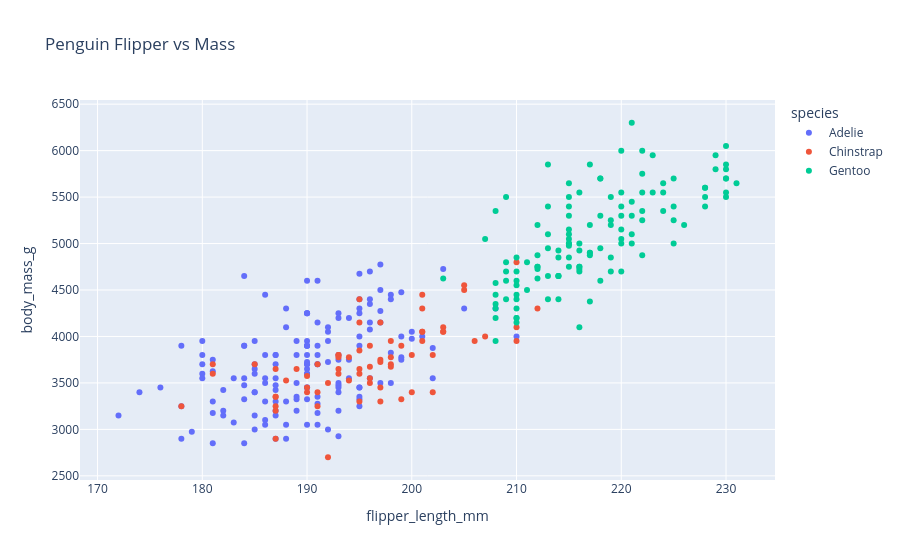

Source (notebook cell):
### Code cell
import pandas as pd
import plotly.express as px

# Load the dataset
df = pd.read_csv("penguins.csv")

# Create an interactive scatter plot
fig = px.scatter(
    df,
    x="flipper_length_mm",
    y="body_mass_g",
    color="species",
    title="Penguin Flipper vs Mass"
)

# Render natively in Jupyter
fig.show()
